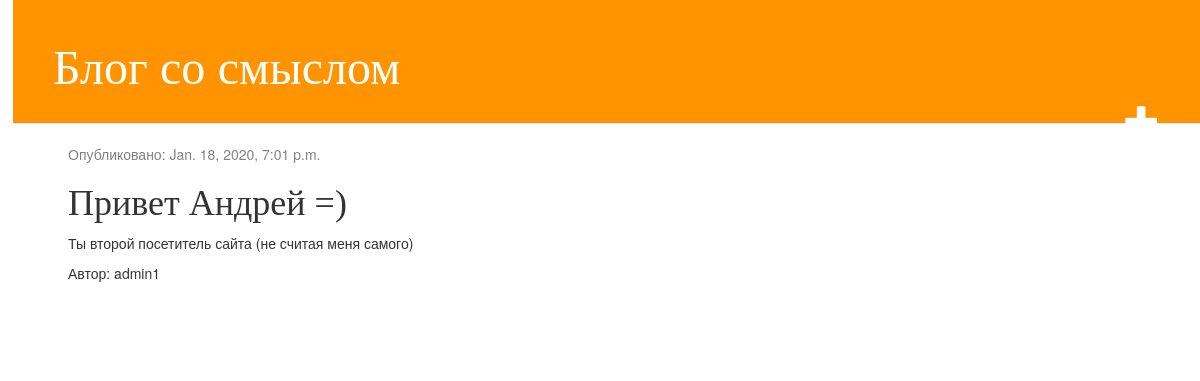
/post/1/, run on an earlier commit of the app's database.
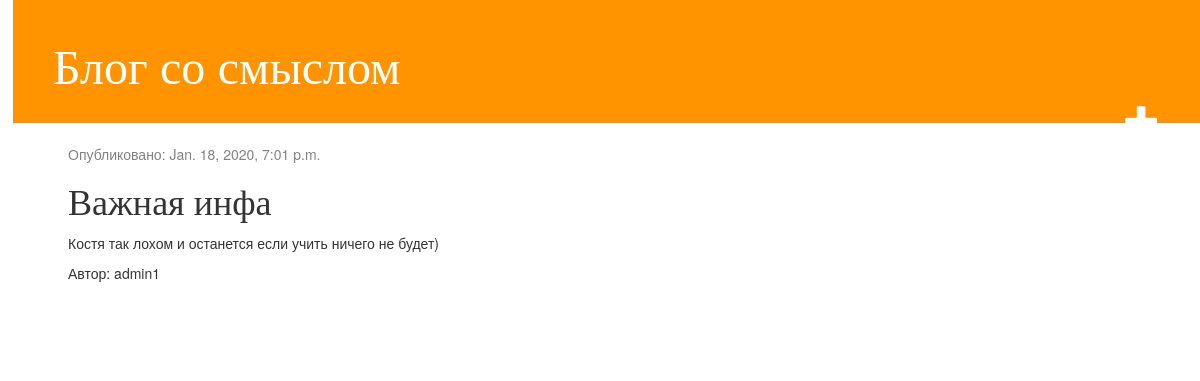
And on a later commit of the database.
### blogapp/models.py (models this page shows, shortened)
class Post(models.Model):
    author = models.ForeignKey(settings.AUTH_USER_MODEL, on_delete=models.CASCADE)
    title = models.CharField(max_length=200)
    text = models.TextField()
    created_date = models.DateTimeField(default=timezone.now)
    published_date = models.DateTimeField(blank=True, null=True)

### blogapp/views.py (the view)
# urls.py: path('post/<int:pk>/', views.post_detail, name='post_detail'),
def post_detail(request, pk):
    post = get_object_or_404(Post, pk=pk)
    return render(request, 'blogapp/post_detail.html', {'post': post})

### blogapp/templates/blogapp/post_detail.html
{% extends 'blogapp/base.html' %}
{% block content %}
	<div class='post'>
		{% if post.published_date %}
			<div class='date'>
				<p>Опубликовано: {{ post.published_date }}</p>
			</div>
		{% endif %}
		<h1>{{ post.title }}</h1>
		<p>{{ post.text|linebreaksbr }}</p>
		<p>Автор: {{ post.author }}</p>
	</div>
{% endblock %}

What changed in the data, as far as the page shows it:
changed Post "admin1": title "Привет Андрей =)" → "Важная инфа"; text "Ты второй посетитель сайта (не считая меня самого)" → "Костя так лохом и останется если учить ничего не будет)"
